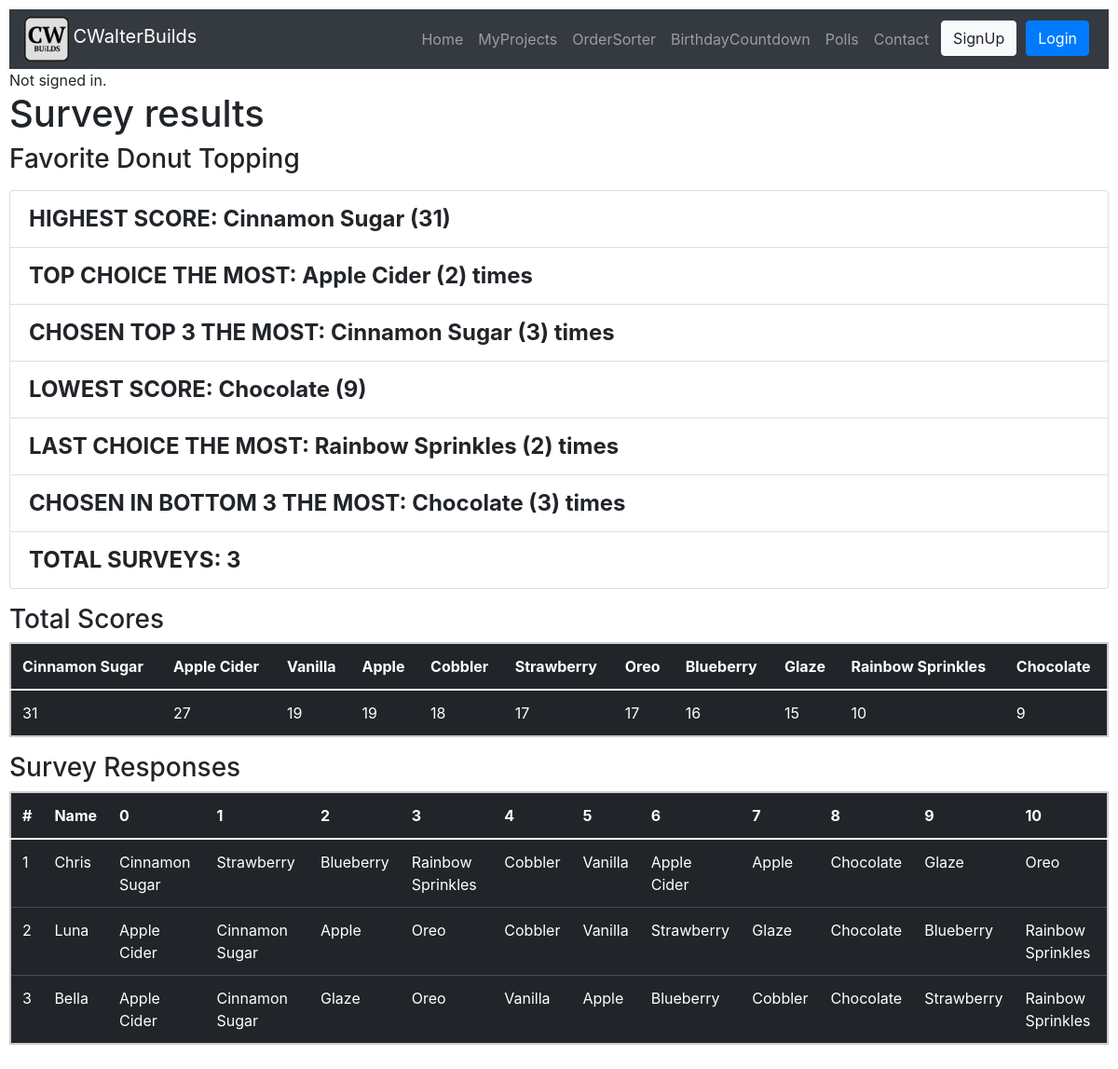
The page /ordersorter/1/results on the database its author committed.
### ordersorter/models.py (models this page shows, shortened)
class Question(models.Model):
    question = models.CharField(max_length=200)
    description = models.CharField(max_length=300, blank=True)
    code = models.CharField(max_length=8, blank=True, default=randomCode)
    user = models.ForeignKey(User, on_delete=models.CASCADE, default=DEFAULT_USER_ID) # new
    pub_date = models.DateTimeField('date published', default=datetime.now, blank=True)
    def __str__(self):
        return f"{self.question}"

class Option(models.Model):
    question = models.ForeignKey(Question, on_delete=models.CASCADE, related_name="options")
    optionText = models.CharField(max_length=200)

class Result(models.Model):
    name = models.CharField(max_length=64)
    order = JSONField(null=True, blank=True)
    question = models.ForeignKey(Question, on_delete=models.CASCADE, related_name="results")
    pub_date = models.DateTimeField('date published', default=datetime.now, blank=True)

### ordersorter/views.py (the view)
# urls.py: path('<int:question_id>/results', views.results, name='results'),
def results(request, question_id):
    question = question = get_object_or_404(Question, pk=question_id)
    if request.method == 'POST':
        resultId = request.POST['delete']
        for result in question.results.all():
            if str(result.id) == str(resultId):
                result.delete()
                return HttpResponseRedirect(reverse('ordersorter:results', args=(question.id,)))
    scoresDict = calculateScores(question)
    scoresDict = dict(sorted(scoresDict.items(), key=lambda item: item[1], reverse=True))
    surveyStats = getSurveyStats(scoresDict, question)
    context = {
        'question': question,
        'range':range(len(question.options.all())),
        'scoresDict': scoresDict,
        'surveyStats': surveyStats
    }
    return render(request, 'ordersorter/results.html', context)

### ordersorter/views.py (called while the page is built)
def calculateScores(question):
    results = question.results.all()
    scoresDict = {}
    for option in question.options.all():
        scoresDict[option.optionText] = 0
    for result in results:
        mult = len(question.options.all())
        for item in result.order["items"]:
            if item not in scoresDict:
                scoresDict[item] = 0
            scoresDict[item] += mult
            mult-=1
    return scoresDict

def getSurveyStats(scoresDict, question):
    results = []
    results.append(getWinnerOrLoser(scoresDict, "HIGHEST SCORE: ", True))
    results.append(getMostExtremes(question, "TOP CHOICE THE MOST: ", True))
    results.append(getMostTopOrBottomThree(question, "CHOSEN TOP 3 THE MOST: ", True))
    results.append(getWinnerOrLoser(scoresDict, "LOWEST SCORE: ", False))
    results.append(getMostExtremes(question, "LAST CHOICE THE MOST: ", False))
    results.append(getMostTopOrBottomThree(question, "CHOSEN IN BOTTOM 3 THE MOST: ", False))
    results.append(f"TOTAL SURVEYS: {len(question.results.all())}")
    return results

def getWinnerOrLoser(scoresDict, output, isWinner):
    winners = []
    if len(scoresDict.items()) == 0:
        return f"{output} None"
    highestScore = max(scoresDict.values()) if isWinner else min(scoresDict.values())
    for key, value in scoresDict.items():
        if value == highestScore:
            winners.append(key)
    message=f"{output}"
    if len(winners) == 1:
        message+=f"{winners[0]} ({highestScore})"
    elif len(winners) == 2:
        message+=f"{winners[0]} and {winners[1]} ({highestScore})"
    else:
        for i in range(0, len(winners)-1):
            message += f"{winners[i]}, "
        message += f"and {winners[-1]} "
        message += f"({highestScore})"
    return message

### ordersorter/templates/ordersorter/results.html (shortened to what this page needs)
{% extends "myprojects/layout.html" %}
{% load static %}
{% block body %}
<h1>Survey results</h1>
    {% if question %}
        <h3>{{ question }}</h3>
        <ul class="list-group">
            {% for stat in surveyStats %}
                <li class="list-group-item" id="result">{{ stat }}</li>
            {% endfor %}
          </ul>
        <table class="table table-dark" id="scoreTable">
            <thead><h3>Total Scores</h3></thead>
            <thead>
            <tr>
                {% for key, value in scoresDict.items %}
                    <th scope="col">{{ key }}</th>
                {% endfor %}
            </tr>
            </thead>
            <tbody>
                <tr>
                    {% for key, value in scoresDict.items %}
                    <td>{{ value }}</td>
                    {% endfor %}
                </tr>
            </tbody>
        </table>
        <form method="POST">
            <table class="table table-dark table-hover" id="responseTable" name="responseTable">
                <thead><h3>Survey Responses</h3></thead>
                <thead>
                <tr>
                    <th scope="col">#</th>
                    <th scope="col">Name</th>
                    {% for i in range %}
                        <th scope="col">{{ i }}</th>
                    {% endfor %}
                </tr>
                </thead>
                <tbody>
                    {% for result in question.results.all %}
                    <tr>
                        <td>{{ forloop.counter }}</td>
                        <td>{{ result.name }}</td>
                        {% for item in result.order.items %}
                            <td>{{ item }}</td>
                        {% endfor %}
                    </tr>
                    {% endfor %}
                </tbody>
            </table>
        </form>
    {% else %}
        <div>No Question Found</div>
    {% endif %}
{% endblock %}
{% block style %}
<link href="{% static 'ordersorter/styles.css' %}" rel="stylesheet">
{% endblock %}

### ordersorter/static/ordersorter/styles.css (style rules this page uses)
li { color:black; }
#result { font-size: x-large; font-weight: bolder; }
#responseTable, #scoreTable { border: 2px solid #ccc; border-radius: 10px; }

### rows shown on the page
Question: question "Favorite Donut Topping"
Option: scoresDict "Cinnamon Sugar", optionText "Cinnamon Sugar"
Option: scoresDict "Apple Cider", optionText "Apple Cider"
Option: scoresDict "Vanilla", optionText "Vanilla"
Option: scoresDict "Apple", optionText "Apple"
Option: scoresDict "Cobbler", optionText "Cobbler"
Option: scoresDict "Strawberry", optionText "Strawberry"
Option: scoresDict "Oreo", optionText "Oreo"
Option: scoresDict "Blueberry", optionText "Blueberry"
Option: scoresDict "Glaze", optionText "Glaze"
Option: scoresDict "Rainbow Sprinkles", optionText "Rainbow Sprinkles"
Option: scoresDict "Chocolate", optionText "Chocolate"
Result: name "Chris"
Result: name "Luna"
Result: name "Bella"

### other values the page prints
{{ stat }} "HIGHEST SCORE: Cinnamon Sugar (31)" "TOP CHOICE THE MOST: Apple Cider (2) times" "CHOSEN TOP 3 THE MOST: Cinnamon Sugar (3) times" "LOWEST SCORE: Chocolate (9)" "LAST CHOICE THE MOST: Rainbow Sprinkles (2) times" "CHOSEN IN BOTTOM 3 THE MOST: Chocolate (3) times" "TOTAL SURVEYS: 3"
{{ value }} "31" "27" "19" "19" "18" "17" "17" "16" "15" "10" "9"
{{ i }} "0" "1" "2" "3" "4" "5" "6" "7" "8" "9" "10"
